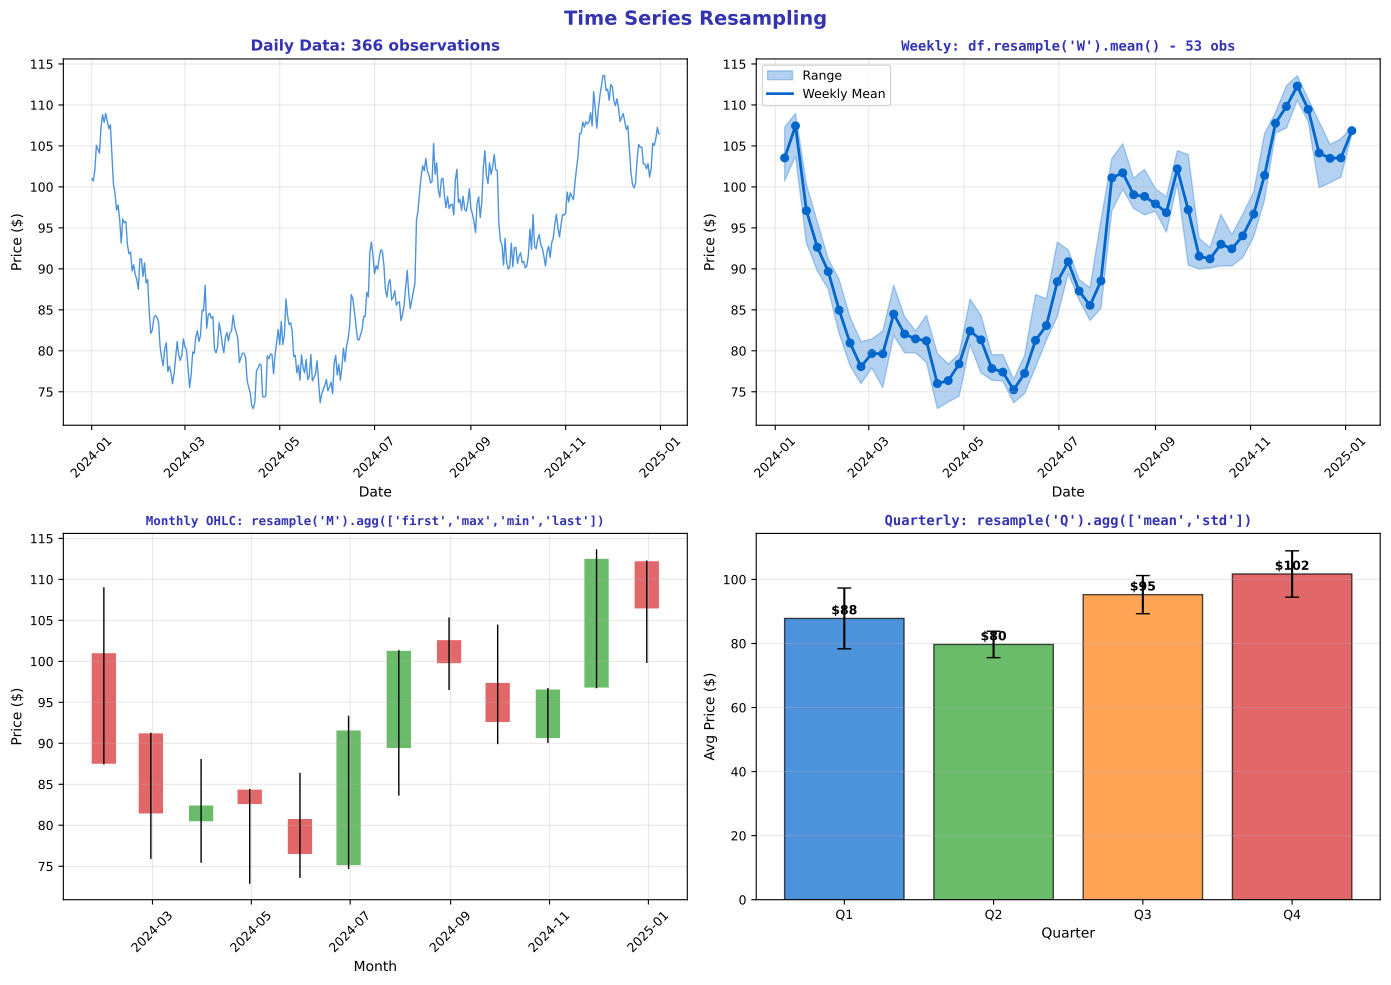

Recreate this plot in Python.
"""Resampling - Changing time series frequency"""
import matplotlib.pyplot as plt
import numpy as np
import pandas as pd
from pathlib import Path

# Standard matplotlib configuration
plt.rcParams.update({
    'font.size': 10,
    'axes.labelsize': 10,
    'axes.titlesize': 11,
    'xtick.labelsize': 9,
    'ytick.labelsize': 9,
    'legend.fontsize': 9,
    'figure.figsize': (10, 6),
    'figure.dpi': 150
})

# Course colors
MLPURPLE = '#3333B2'
MLLAVENDER = '#ADADE0'
MLBLUE = '#0066CC'
MLORANGE = '#FF7F0E'
MLGREEN = '#2CA02C'
MLRED = '#D62728'

# Generate daily data
np.random.seed(42)
dates = pd.date_range('2024-01-01', '2024-12-31', freq='D')
prices = 100 + np.cumsum(np.random.randn(len(dates)) * 2)
df = pd.DataFrame({'Price': prices}, index=dates)

fig, axes = plt.subplots(2, 2, figsize=(14, 10))
fig.suptitle('Time Series Resampling', fontsize=14, fontweight='bold', color=MLPURPLE)

# Plot 1: Original daily data
ax1 = axes[0, 0]
ax1.plot(df.index, df['Price'], color=MLBLUE, linewidth=1, alpha=0.7)
ax1.set_xlabel('Date', fontsize=10)
ax1.set_ylabel('Price ($)', fontsize=10)
ax1.set_title(f'Daily Data: {len(df)} observations', fontsize=11, fontweight='bold', color=MLPURPLE)
ax1.tick_params(axis='x', rotation=45)
ax1.grid(alpha=0.3)

# Plot 2: Weekly resampling
ax2 = axes[0, 1]
weekly = df.resample('W').agg({'Price': ['mean', 'min', 'max']})
weekly.columns = ['Mean', 'Min', 'Max']

ax2.fill_between(weekly.index, weekly['Min'], weekly['Max'], alpha=0.3, color=MLBLUE, label='Range')
ax2.plot(weekly.index, weekly['Mean'], color=MLBLUE, linewidth=2, label='Weekly Mean')
ax2.scatter(weekly.index, weekly['Mean'], color=MLBLUE, s=30)

ax2.set_xlabel('Date', fontsize=10)
ax2.set_ylabel('Price ($)', fontsize=10)
ax2.set_title(f"Weekly: df.resample('W').mean() - {len(weekly)} obs", fontsize=10,
              fontweight='bold', color=MLPURPLE, family='monospace')
ax2.tick_params(axis='x', rotation=45)
ax2.legend(fontsize=9)
ax2.grid(alpha=0.3)

# Plot 3: Monthly OHLC
ax3 = axes[1, 0]
monthly = df.resample('M').agg({'Price': ['first', 'max', 'min', 'last']})
monthly.columns = ['Open', 'High', 'Low', 'Close']

# Candlestick-style visualization
for i, (date, row) in enumerate(monthly.iterrows()):
    color = MLGREEN if row['Close'] >= row['Open'] else MLRED
    # Body
    ax3.bar(date, abs(row['Close'] - row['Open']),
            bottom=min(row['Open'], row['Close']),
            width=15, color=color, alpha=0.7)
    # Wick
    ax3.plot([date, date], [row['Low'], row['High']], color='black', linewidth=1)

ax3.set_xlabel('Month', fontsize=10)
ax3.set_ylabel('Price ($)', fontsize=10)
ax3.set_title("Monthly OHLC: resample('M').agg(['first','max','min','last'])", fontsize=9,
              fontweight='bold', color=MLPURPLE, family='monospace')
ax3.tick_params(axis='x', rotation=45)
ax3.grid(alpha=0.3)

# Plot 4: Quarterly comparison
ax4 = axes[1, 1]
quarterly = df.resample('Q').agg({'Price': ['mean', 'std']})
quarterly.columns = ['Mean', 'Std']
quarterly['Quarter'] = ['Q1', 'Q2', 'Q3', 'Q4']

x = np.arange(len(quarterly))
colors = [MLBLUE, MLGREEN, MLORANGE, MLRED]
bars = ax4.bar(quarterly['Quarter'], quarterly['Mean'], yerr=quarterly['Std'],
               color=colors, alpha=0.7, capsize=5, edgecolor='black')

ax4.set_xlabel('Quarter', fontsize=10)
ax4.set_ylabel('Avg Price ($)', fontsize=10)
ax4.set_title("Quarterly: resample('Q').agg(['mean','std'])", fontsize=10,
              fontweight='bold', color=MLPURPLE, family='monospace')
ax4.grid(axis='y', alpha=0.3)

# Add value labels
for bar in bars:
    height = bar.get_height()
    ax4.annotate(f'${height:.0f}', xy=(bar.get_x() + bar.get_width()/2, height),
                xytext=(0, 3), textcoords="offset points", ha='center', fontsize=9, fontweight='bold')

plt.tight_layout()
plt.savefig(Path(__file__).parent / 'chart.pdf', dpi=300, bbox_inches='tight')
plt.close()
